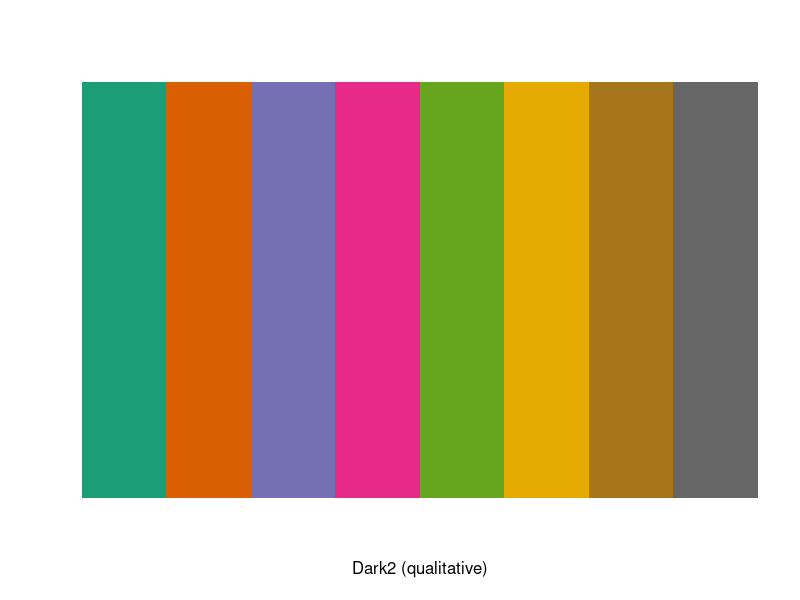
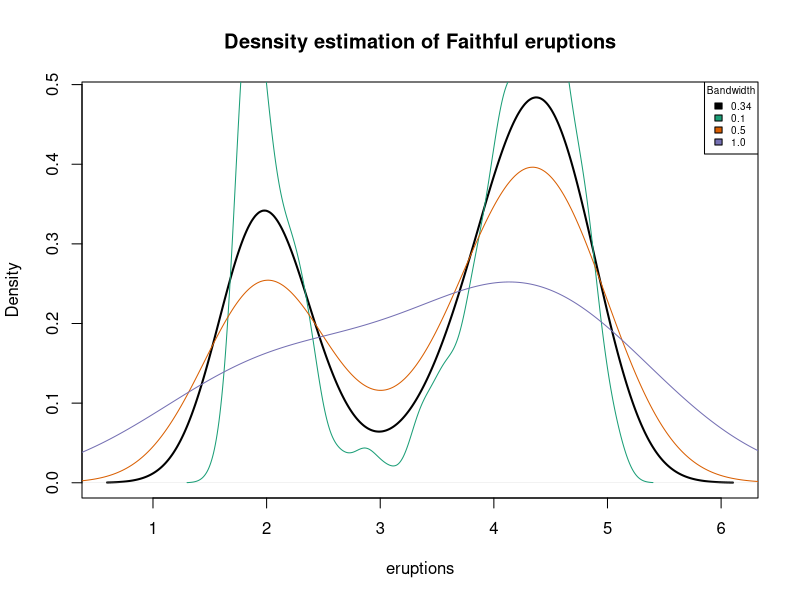

Write the R code that produced these figures, in order. (Note: this script raises an error after producing the figures.)
# ~~~~~~~~~~~~~~~~~~~~~~~~~~~~~~ #
# Author: Raul 
# Date: 2023-11-03
# Assignment: hw7
# Class: Statistical Computing
# ~~~~~~~~~~~~~~~~~~~~~~~~~~~~~~ #

library(RColorBrewer)
set.seed(20231103)
rm(list = ls())
df <- faithful
display.brewer.pal(n = 8, name = 'Dark2')
colors <- c("#1B9E77","#D95F02","#7570B3","#E7298A")


# ~~~ #
#  Q1 #
# ~~~ #

# a)
plot(density(df$eruptions), lwd = 2,
     main="Desnsity estimation of Faithful eruptions",
     xlab="eruptions")

# b) 
density(df$eruptions, bw = 0.1) |> lines(col = colors[1])
density(df$eruptions, bw = 0.5) |> lines(col = colors[2])
density(df$eruptions, bw = 1.0) |> lines(col = colors[3])
legend("topright", 
       title="Bandwidth",
       legend=c("0.34", "0.1", "0.5", "1.0"),  
       fill = c("black",colors[1:3]),
       cex = 0.6)

# c) 
dens_est <- density(df$eruptions, kernel = "epanechnikov", bw = 0.15)
dest$y[dest$x>3.091 & dest$x<=3.109]
plot(density(df$eruptions, kernel = "epanechnikov", bw = 0.15), lwd = 2,
     main="Desnsity estimation ((Epanechnikov kernel) of Faithful eruptions",
     xlab="eruptions")
abline(v = 3.1)
abline(h = mean(dest$y[dest$x>3.091 & dest$x<=3.109]))

# ~~~~ #
#  Q3  #
# ~~~~ #

X = c(-1, 0, 0.5, 1, 2, 5/2)
Y = c( 2, 1, 0.0, 1, 2, 3.0)

getZ <- function(X,Y, z0 = 0) {
  Z <- vector(mode = "numeric", length = length(Y))
  Z[1] <- z0
  for(i in 1:(length(Y)-1)){
    Z[i+1] = -Z[i] + 2 * (Y[i+1] - Y[i])/(X[i+1] - X[i])
  }
  Z
}

Z <- getZ(X, Y, z0=0)
Z  


for(i in 1:6) {
  print((Z[i+1]-Z[i])/(X[i+1]-X[i]))
}

getQ <- function(X,Y,Z,x) {
  Q <- vector(mode = "numeric", length = length(x))
  j = 0
  for(i in 1:(length(Y)-1)) {
    for(xj in x) {
      j = j + 1
      Q[j] <-  1/2 * (Z[i+1] - Z[i])/(X[i+1] - X[i]) * (xj-X[i])^2 + Z[i]*(xj-X[i]) + Y[i]
    }
  }
  Q
}
x <- seq(min(X), max(X), by = 0.1)
Q <- getQ(X,Y,Z,x)




plot(Q~seq(min(X), max(X), length.out = length(Q)), type = "line")
lines(Y~X)

plot(Y~X, xaxt='n')
axis(1, at=X)
axis(1,at=X,labels=letters[1:length(X)])




